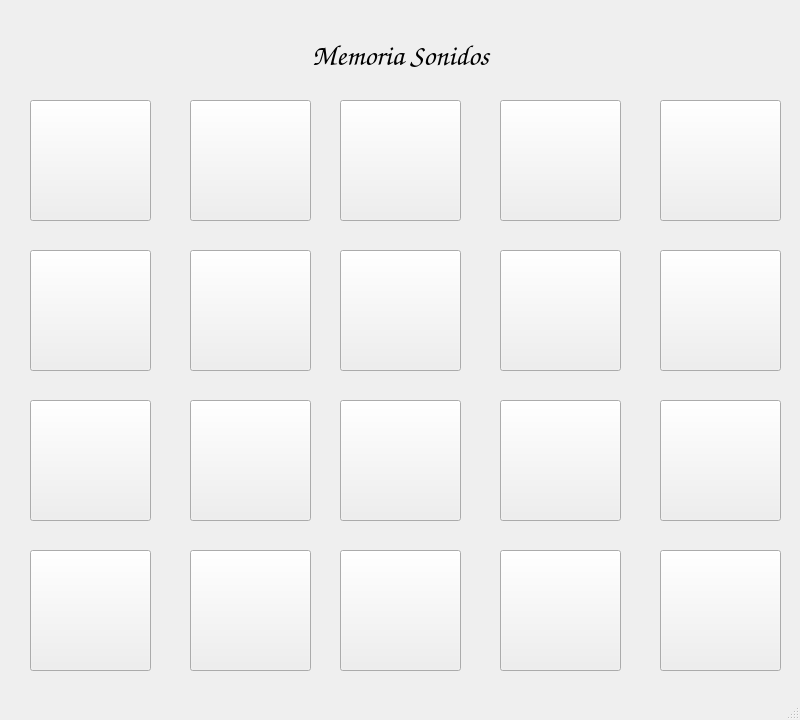
<?xml version="1.0" encoding="UTF-8"?>
<ui version="4.0">
 <class>MemoriaSonidos</class>
 <widget class="QMainWindow" name="MemoriaSonidos">
  <property name="geometry">
   <rect>
    <x>0</x>
    <y>0</y>
    <width>800</width>
    <height>720</height>
   </rect>
  </property>
  <property name="windowTitle">
   <string>Memoria Sonidos</string>
  </property>
  <widget class="QWidget" name="centralwidget">
   <widget class="QPushButton" name="pushButton00">
    <property name="geometry">
     <rect>
      <x>30</x>
      <y>100</y>
      <width>121</width>
      <height>121</height>
     </rect>
    </property>
    <property name="text">
     <string/>
    </property>
   </widget>
   <widget class="QPushButton" name="pushButton01">
    <property name="geometry">
     <rect>
      <x>190</x>
      <y>100</y>
      <width>121</width>
      <height>121</height>
     </rect>
    </property>
    <property name="text">
     <string/>
    </property>
   </widget>
   <widget class="QPushButton" name="pushButton02">
    <property name="geometry">
     <rect>
      <x>340</x>
      <y>100</y>
      <width>121</width>
      <height>121</height>
     </rect>
    </property>
    <property name="text">
     <string/>
    </property>
   </widget>
   <widget class="QPushButton" name="pushButton03">
    <property name="geometry">
     <rect>
      <x>500</x>
      <y>100</y>
      <width>121</width>
      <height>121</height>
     </rect>
    </property>
    <property name="text">
     <string/>
    </property>
   </widget>
   <widget class="QPushButton" name="pushButton04">
    <property name="geometry">
     <rect>
      <x>660</x>
      <y>100</y>
      <width>121</width>
      <height>121</height>
     </rect>
    </property>
    <property name="text">
     <string/>
    </property>
   </widget>
   <widget class="QPushButton" name="pushButton14">
    <property name="geometry">
     <rect>
      <x>660</x>
      <y>250</y>
      <width>121</width>
      <height>121</height>
     </rect>
    </property>
    <property name="text">
     <string/>
    </property>
   </widget>
   <widget class="QPushButton" name="pushButton10">
    <property name="geometry">
     <rect>
      <x>30</x>
      <y>250</y>
      <width>121</width>
      <height>121</height>
     </rect>
    </property>
    <property name="text">
     <string/>
    </property>
   </widget>
   <widget class="QPushButton" name="pushButton11">
    <property name="geometry">
     <rect>
      <x>190</x>
      <y>250</y>
      <width>121</width>
      <height>121</height>
     </rect>
    </property>
    <property name="text">
     <string/>
    </property>
   </widget>
   <widget class="QPushButton" name="pushButton12">
    <property name="geometry">
     <rect>
      <x>340</x>
      <y>250</y>
      <width>121</width>
      <height>121</height>
     </rect>
    </property>
    <property name="text">
     <string/>
    </property>
   </widget>
   <widget class="QPushButton" name="pushButton13">
    <property name="geometry">
     <rect>
      <x>500</x>
      <y>250</y>
      <width>121</width>
      <height>121</height>
     </rect>
    </property>
    <property name="text">
     <string/>
    </property>
   </widget>
   <widget class="QPushButton" name="pushButton34">
    <property name="geometry">
     <rect>
      <x>660</x>
      <y>550</y>
      <width>121</width>
      <height>121</height>
     </rect>
    </property>
    <property name="text">
     <string/>
    </property>
   </widget>
   <widget class="QPushButton" name="pushButton24">
    <property name="geometry">
     <rect>
      <x>660</x>
      <y>400</y>
      <width>121</width>
      <height>121</height>
     </rect>
    </property>
    <property name="text">
     <string/>
    </property>
   </widget>
   <widget class="QPushButton" name="pushButton30">
    <property name="geometry">
     <rect>
      <x>30</x>
      <y>550</y>
      <width>121</width>
      <height>121</height>
     </rect>
    </property>
    <property name="text">
     <string/>
    </property>
   </widget>
   <widget class="QPushButton" name="pushButton20">
    <property name="geometry">
     <rect>
      <x>30</x>
      <y>400</y>
      <width>121</width>
      <height>121</height>
     </rect>
    </property>
    <property name="text">
     <string/>
    </property>
   </widget>
   <widget class="QPushButton" name="pushButton31">
    <property name="geometry">
     <rect>
      <x>190</x>
      <y>550</y>
      <width>121</width>
      <height>121</height>
     </rect>
    </property>
    <property name="text">
     <string/>
    </property>
   </widget>
   <widget class="QPushButton" name="pushButton33">
    <property name="geometry">
     <rect>
      <x>500</x>
      <y>550</y>
      <width>121</width>
      <height>121</height>
     </rect>
    </property>
    <property name="text">
     <string/>
    </property>
   </widget>
   <widget class="QPushButton" name="pushButton32">
    <property name="geometry">
     <rect>
      <x>340</x>
      <y>550</y>
      <width>121</width>
      <height>121</height>
     </rect>
    </property>
    <property name="text">
     <string/>
    </property>
   </widget>
   <widget class="QPushButton" name="pushButton21">
    <property name="geometry">
     <rect>
      <x>190</x>
      <y>400</y>
      <width>121</width>
      <height>121</height>
     </rect>
    </property>
    <property name="text">
     <string/>
    </property>
   </widget>
   <widget class="QPushButton" name="pushButton22">
    <property name="geometry">
     <rect>
      <x>340</x>
      <y>400</y>
      <width>121</width>
      <height>121</height>
     </rect>
    </property>
    <property name="text">
     <string/>
    </property>
   </widget>
   <widget class="QPushButton" name="pushButton23">
    <property name="geometry">
     <rect>
      <x>500</x>
      <y>400</y>
      <width>121</width>
      <height>121</height>
     </rect>
    </property>
    <property name="text">
     <string/>
    </property>
   </widget>
   <widget class="QLabel" name="label">
    <property name="geometry">
     <rect>
      <x>0</x>
      <y>20</y>
      <width>801</width>
      <height>71</height>
     </rect>
    </property>
    <property name="font">
     <font>
      <family>Comic Sans MS</family>
      <pointsize>22</pointsize>
      <weight>75</weight>
      <bold>true</bold>
     </font>
    </property>
    <property name="text">
     <string>Memoria Sonidos</string>
    </property>
    <property name="alignment">
     <set>Qt::AlignCenter</set>
    </property>
   </widget>
  </widget>
  <widget class="QStatusBar" name="statusbar"/>
 </widget>
 <resources/>
 <connections/>
</ui>
